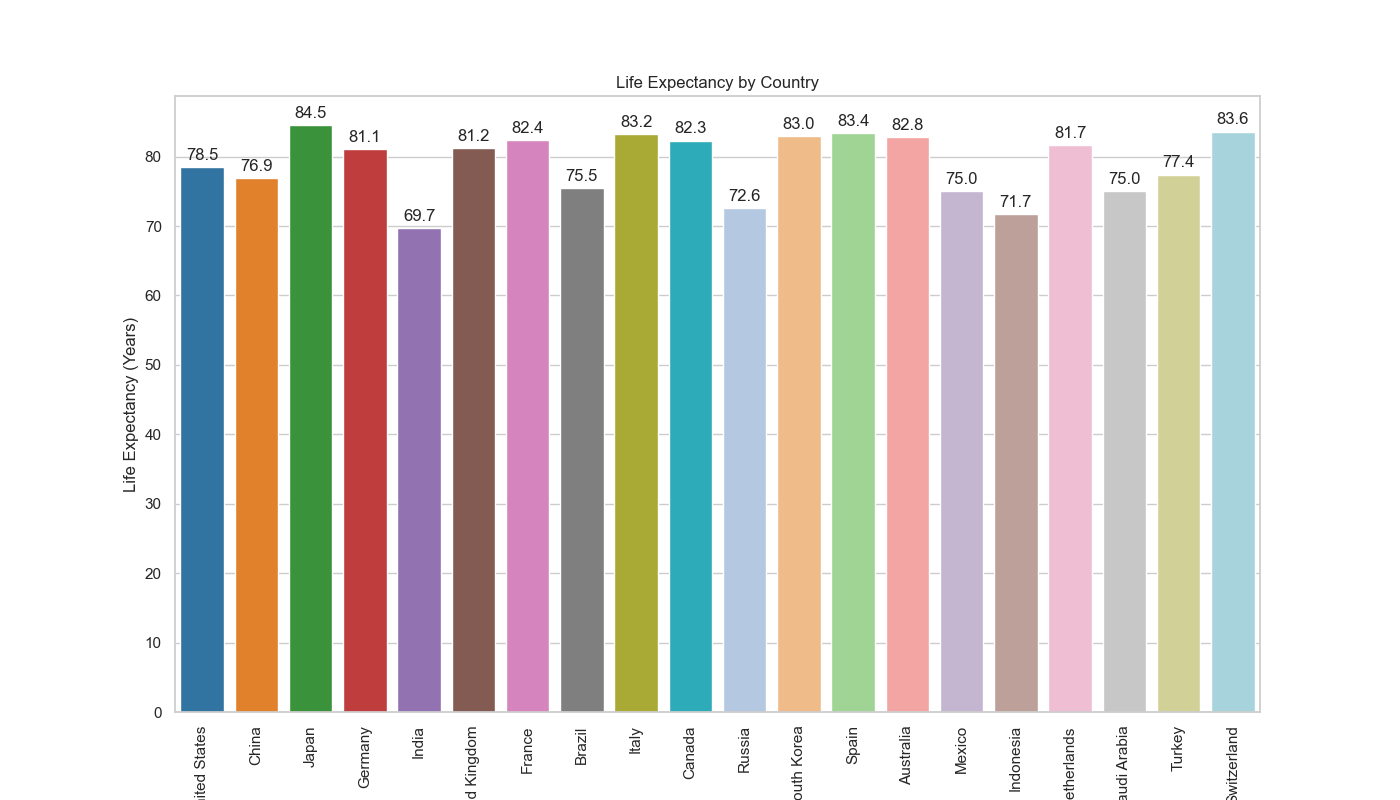

Write the Python code that produced this figure.

import seaborn as sns
import pandas as pd
import matplotlib.pyplot as plt

data = {
    'Country': [
        'United States', 'China', 'Japan', 'Germany', 'India', 'United Kingdom',
        'France', 'Brazil', 'Italy', 'Canada', 'Russia', 'South Korea',
        'Spain', 'Australia', 'Mexico', 'Indonesia', 'Netherlands', 'Saudi Arabia',
        'Turkey', 'Switzerland'
    ],
    'Life_Expectancy': [
        78.5, 76.9, 84.5, 81.1, 69.7, 81.2, 82.4, 75.5, 83.2, 82.3, 72.6,
        83.0, 83.4, 82.8, 75.0, 71.7, 81.7, 75.0, 77.4, 83.6
    ]
}

df = pd.DataFrame(data)

sns.set(style="whitegrid")
plt.figure(figsize=(14, 8))

ax = sns.barplot(
    x="Country",
    y="Life_Expectancy",
    data=df,
    palette=[ '#1f77b4', '#ff7f0e', '#2ca02c', '#d62728', '#9467bd', '#8c564b', 
              '#e377c2', '#7f7f7f', '#bcbd22', '#17becf', '#aec7e8', '#ffbb78', 
              '#98df8a', '#ff9896', '#c5b0d5', '#c49c94', '#f7b6d2', '#c7c7c7', 
              '#dbdb8d', '#9edae5']
)

ax.bar_label(ax.containers[0], fmt='%.1f', label_type='edge', padding=3)
ax.set(title='Life Expectancy by Country', xlabel='Country', ylabel='Life Expectancy (Years)')

plt.xticks(rotation=90)
plt.show()
